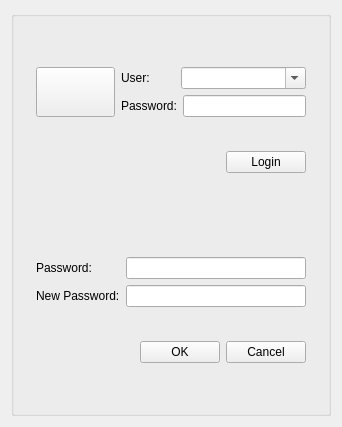
<?xml version="1.0" encoding="UTF-8"?>
<ui version="4.0">
 <class>UserWidget</class>
 <widget class="QWidget" name="UserWidget">
  <property name="geometry">
   <rect>
    <x>0</x>
    <y>0</y>
    <width>342</width>
    <height>427</height>
   </rect>
  </property>
  <property name="maximumSize">
   <size>
    <width>16777215</width>
    <height>16777215</height>
   </size>
  </property>
  <property name="windowTitle">
   <string>UserWidget</string>
  </property>
  <layout class="QGridLayout" name="gridLayout_2">
   <item row="0" column="0">
    <widget class="QGroupBox" name="groupBox">
     <property name="title">
      <string/>
     </property>
     <layout class="QGridLayout" name="gridLayout">
      <item row="0" column="0">
       <layout class="QVBoxLayout" name="verticalLayout_3" stretch="1,1">
        <item>
         <widget class="QWidget" name="widget_LogIn" native="true">
          <layout class="QGridLayout" name="gridLayout_4">
           <item row="0" column="0" colspan="2">
            <layout class="QHBoxLayout" name="horizontalLayout_5" stretch="3,7">
             <item>
              <widget class="QPushButton" name="pushButton_image">
               <property name="sizePolicy">
                <sizepolicy hsizetype="Minimum" vsizetype="Preferred">
                 <horstretch>0</horstretch>
                 <verstretch>0</verstretch>
                </sizepolicy>
               </property>
               <property name="text">
                <string/>
               </property>
              </widget>
             </item>
             <item>
              <layout class="QVBoxLayout" name="verticalLayout">
               <item>
                <layout class="QHBoxLayout" name="horizontalLayout_2" stretch="3,7">
                 <item>
                  <widget class="QLabel" name="label_user">
                   <property name="text">
                    <string>User:</string>
                   </property>
                  </widget>
                 </item>
                 <item>
                  <widget class="QComboBox" name="comboBoxUser">
                   <property name="editable">
                    <bool>true</bool>
                   </property>
                  </widget>
                 </item>
                </layout>
               </item>
               <item>
                <layout class="QHBoxLayout" name="horizontalLayout_4" stretch="3,7">
                 <item>
                  <widget class="QLabel" name="label_password">
                   <property name="text">
                    <string>Password:</string>
                   </property>
                  </widget>
                 </item>
                 <item>
                  <widget class="QLineEdit" name="lineEdit_passWord"/>
                 </item>
                </layout>
               </item>
              </layout>
             </item>
            </layout>
           </item>
           <item row="1" column="0">
            <spacer name="horizontalSpacer">
             <property name="orientation">
              <enum>Qt::Horizontal</enum>
             </property>
             <property name="sizeHint" stdset="0">
              <size>
               <width>166</width>
               <height>20</height>
              </size>
             </property>
            </spacer>
           </item>
           <item row="1" column="1">
            <layout class="QHBoxLayout" name="horizontalLayout_3">
             <item>
              <widget class="QPushButton" name="pushButton_login">
               <property name="text">
                <string>Login</string>
               </property>
              </widget>
             </item>
            </layout>
           </item>
          </layout>
         </widget>
        </item>
        <item>
         <widget class="QWidget" name="widget_ChangePassWord" native="true">
          <layout class="QGridLayout" name="gridLayout_6">
           <item row="0" column="0">
            <layout class="QGridLayout" name="gridLayout_3">
             <item row="0" column="0">
              <widget class="QLabel" name="label_password_2">
               <property name="text">
                <string>Password:</string>
               </property>
              </widget>
             </item>
             <item row="0" column="1">
              <widget class="QLineEdit" name="lineEdit_passWord2"/>
             </item>
             <item row="1" column="0">
              <widget class="QLabel" name="label_password_3">
               <property name="text">
                <string>New Password:</string>
               </property>
              </widget>
             </item>
             <item row="1" column="1">
              <widget class="QLineEdit" name="lineEdit_newPassWord"/>
             </item>
            </layout>
           </item>
           <item row="1" column="0">
            <layout class="QHBoxLayout" name="horizontalLayout">
             <item>
              <spacer name="horizontalSpacer_2">
               <property name="orientation">
                <enum>Qt::Horizontal</enum>
               </property>
               <property name="sizeHint" stdset="0">
                <size>
                 <width>40</width>
                 <height>20</height>
                </size>
               </property>
              </spacer>
             </item>
             <item>
              <widget class="QPushButton" name="btnOK_changePassWrod">
               <property name="text">
                <string>OK</string>
               </property>
              </widget>
             </item>
             <item>
              <widget class="QPushButton" name="btnCancel_changePassWrod">
               <property name="text">
                <string>Cancel</string>
               </property>
              </widget>
             </item>
            </layout>
           </item>
          </layout>
         </widget>
        </item>
       </layout>
      </item>
     </layout>
    </widget>
   </item>
  </layout>
 </widget>
 <layoutdefault spacing="6" margin="11"/>
 <resources/>
 <connections/>
</ui>
